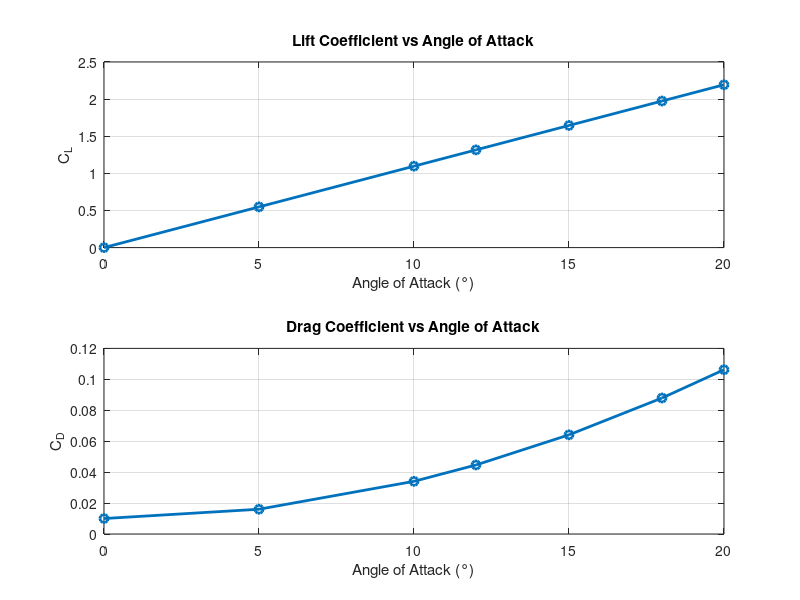

This chart was generated by the following MATLAB code:
% --- INPUTS ---
rho = 1.225;             % Air density (kg/m^3)
V = 60;                  % Freestream velocity (m/s)
AoA_deg = [0 5 10 12 15 18 20];   % Angle of Attack (degrees)
AoA_rad = deg2rad(AoA_deg);       % Convert to radians

chord = 0.2;             % Chord length (m)
span = 1;                % Spanwise depth (m)
S = chord * span;        % Reference area (m²)

% --- LIFT COEFFICIENT MODEL (Theoretical approximation) ---
% Thin airfoil theory: CL ≈ 2π * alpha (in radians)
CL_theoretical = 2 * pi * AoA_rad;

% --- DRAG COEFFICIENT MODEL (Parabolic approximation) ---
% Drag polar: CD = CD0 + k * CL^2
CD0 = 0.01;              % Parasite drag
k = 0.02;                % Induced drag factor
CD_theoretical = CD0 + k * CL_theoretical.^2;

% --- AERODYNAMIC FORCES ---
L = 0.5 * rho * V^2 * S .* CL_theoretical;   % Lift force (N)
D = 0.5 * rho * V^2 * S .* CD_theoretical;   % Drag force (N)

% --- PLOT RESULTS ---
figure;
subplot(2,1,1);
plot(AoA_deg, CL_theoretical, '-o', 'LineWidth', 2);
xlabel('Angle of Attack (°)');
ylabel('C_L');
title('Lift Coefficient vs Angle of Attack');
grid on;

subplot(2,1,2);
plot(AoA_deg, CD_theoretical, '-o', 'LineWidth', 2);
xlabel('Angle of Attack (°)');
ylabel('C_D');
title('Drag Coefficient vs Angle of Attack');
grid on;
